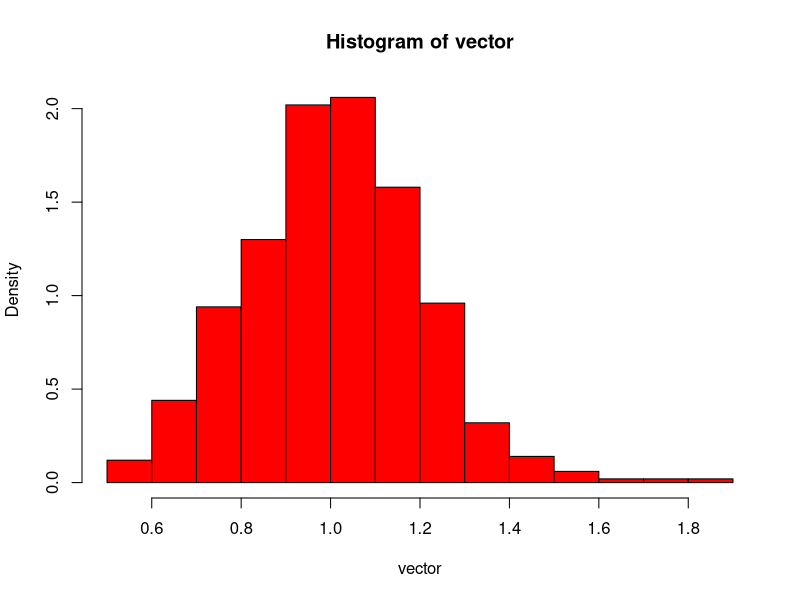
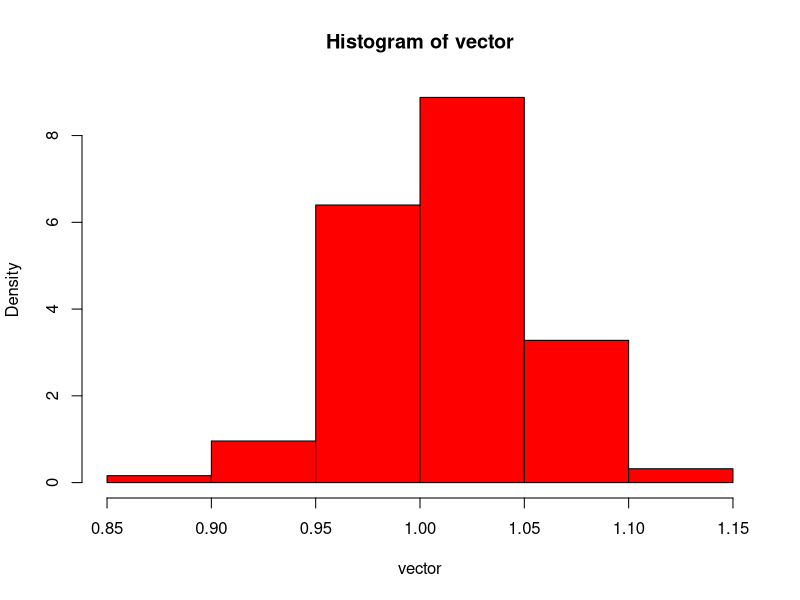

Reproduce these figures in R, in order.
library(readxl)
library(ggplot2)
library(dplyr)


# 1) Use la funcion read_excel para importar la base de datos "nombres60.xlsx" 
#    guarde el tibble resultante un objeto de nombre "notas"
notas <- read_excel("nombres60.xlsx")


# 2) Cree un diagrama de dispersión, con las notas de la prueba
# solemne en el eje horizontal y las del examen en el eje vertical
# Puede usar los grafico de base o los de ggplot2 
a <- ggplot(notas)+geom_point(aes(solemne,examen))

# 3) Cree dos diagramas boxplot: uno para las notas de la solemne
# y otro para las notas del examen
# Puede usar los grafico de base o los de ggplot2 

caja <- ggplot(notas)+geom_boxplot(aes(y=solemne))
caja2 <- ggplot(notas)+geom_boxplot(aes(y=examen))
# 4) Compute la media de las notas de la  prueba solemne y 
# la desviacion estándar de las notas de examen 
meansol <- mean(notas$solemne)
sdexamen <- sd(notas$examen)
# 5) Compute los quantiles 0.25 y 0.75 de las notas del examen
quinti1 <- quantile(notas$examen, 0.25)
quinti2 <- quantile(notas$examen, 0.75)
# 6) Cree una nueva tibble que contenga unicamente las observaciones
# de las personas que obtuvieron un 4 o más en el examen
# azul en el examen opcion 1
tibble(notas[notas$examen>=4,])
# 7) Compute la proporcion de gente que obtuvo un azul en el examen
# azul en el examen opcion 2
40/60

# 8) Suponga que tiene una población de 10000 observaciones provemientes
# de una distribución exponencial con valor esperado igual a 1. Suponga que 
# de exta poblacion extraemos muestras de tamaño igual a 25 observaciones. 
# Cree un histograma de las medias muestrales y calcule la desviación 
# estándar de las medias muestrales. Utilice 500 muestras para el histograma y
# eñ  cálculo de la desviación estándar de la media muestral.
muestras <- 500
n <- 25
poblacion <- rexp(n=10000,rate = 1)
vector <- vector(mode = "numeric", length = muestras)

for(i in 1:muestras){
  muestra <- sample(poblacion, size = n)
  esta_muestra <- mean(muestra)
  vector[i] <- esta_muestra
}
mean(vector)
sd(vector)
hist(vector, col = "red", freq = F)
# 9) Repita el ejercicio anterior, pero esta vez tome muestras de tamaño igual 250.
# Es ahora la desviación estándar de la media muestral  mayor o menor 
# a la del ejercicio anterior?
muestras <- 250
n <- 500
poblacion <- rexp(n=10000,rate = 1)
vector <- vector(mode = "numeric", length = muestras)

for(i in 1:muestras){
  muestra <- sample(poblacion, size = n)
  esta_muestra <- mean(muestra)
  vector[i] <- esta_muestra
}
mean(vector)
sd(vector)
hist(vector, col = "red", freq = F)
